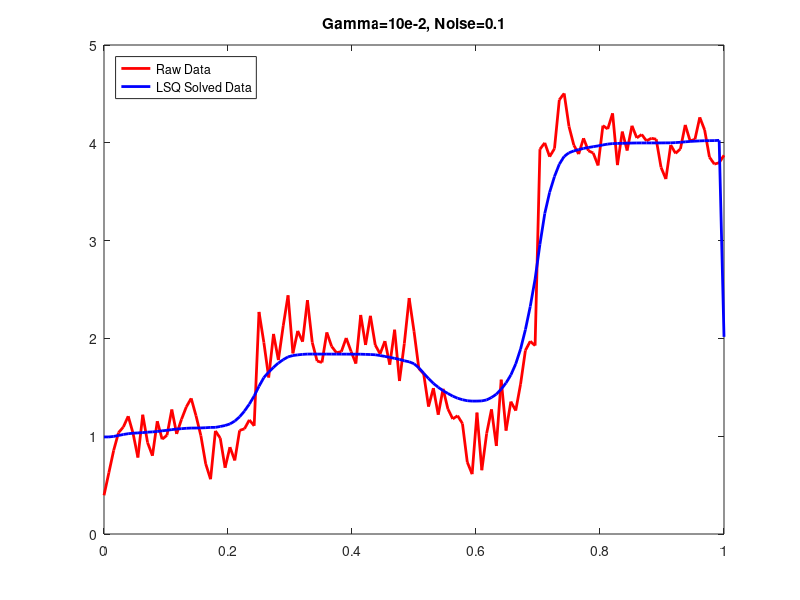

MATLAB code to generate this figure:
%badpaca
%Rough data smoothing function using CGM and IRLS

N = 128; h = 1/N; t = zeros(N+1,1); b = zeros(N+1,1); %some parameters
beta = 10^-3; noise = 0.1; %some more parameters
for ii=1:N+1
    t(ii) = (ii-1)*h;
end
for jj=1:N+1
    if t(jj)<0.25, b(jj) = 1; end
    if t(jj)>=0.25 && t(jj)<0.5, b(jj) = 2; end
    if t(jj)>=0.5 && t(jj)<0.7, b(jj) = 2-100*(t(jj)-0.5)*(0.7-t(jj)); end
    if t(jj)>=0.7 && t(jj)<=1, b(jj) = 4; end
end
noisev = randn(size(b))*mean(abs(b))*noise;
data = b + noisev;

D = sqrt(h)/sqrt(2).*eye(N+1); endv = vertcat(zeros(N-1,1),1); %D mtx
W = 1/sqrt(h).*(horzcat(-eye(N),endv)+horzcat(zeros(N,1),eye(N))); %W mtx
lside = transpose(D)*D+beta*transpose(W)*W; rside = transpose(D)*D*data;

%Conjugate Gradient Method
u=ones(N+1,1); tol = 10^-5; %size, tol
r=rside-lside*u; delt=transpose(r)*r; 
bdelt=transpose(rside)*rside; p=r;
while delt > tol^2*bdelt
    s = lside*p;
    alph = delt/(transpose(p)*s);
    u = u+alph*p;
    r = r-alph*s; delt0 = delt;
    delt = transpose(r)*r;
    p = r+delt/delt0*p;
end
ufinal = u;

%IRLS
u2=u; tol2 = 10^-2; eps = 10^-6; gamma = 10^-2; %params
rside2 = transpose(D)*D*data; bdelt2=transpose(rside2)*rside2; 
%init stuff ==========
coeffvect = zeros(N,1);
for kk=1:N
    if kk==1, coeffvect(kk) = h/sqrt(eps*h^2); end
    if kk~=1
        coeffvect(kk) = h/sqrt((u2(kk)-u2(kk-1))^2+eps*h^2);
    end
end
Dhat = diag(coeffvect,0); 
lside2 = transpose(D)*D+gamma*transpose(W)*Dhat*W; 
ufinal2 = lside2\rside2;

%plotting stuff below =========================
plot(t,data,'r','LineWidth',2); hold on
plot(t,ufinal2,'b','LineWidth',2); title('Gamma=10e-2, Noise=0.1')
legend('Raw Data','LSQ Solved Data','Location','NorthWest');